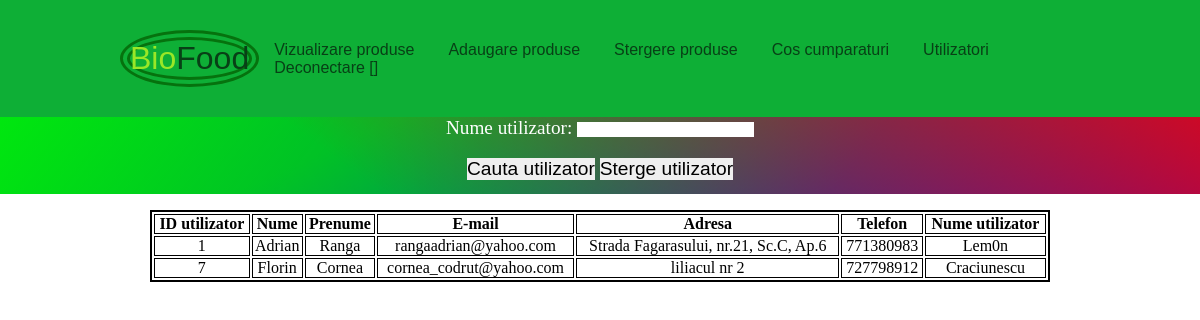
/utilizatori.php, run on the app's committed database.
### tables this page shows
CREATE TABLE `utilizatori` (
  `ID_UTILIZATOR` int(11) NOT NULL,
  `NUME` varchar(255) NOT NULL COMMENT 'Numele utilizatorului',
  `PRENUME` varchar(255) NOT NULL COMMENT 'Prenumele utilizatorului',
  `E-MAIL` varchar(255) NOT NULL COMMENT 'Adresa de e-mail a clientului',
  `PAROLA` varchar(255) NOT NULL COMMENT 'Parola utilizatorului',
  `ADRESA` varchar(255) NOT NULL COMMENT 'Adresa de livrare a comenzii',
  `TELEFON` int(10) NOT NULL COMMENT 'Numarul de telefon al clientului',
  `TIP_UTILIZATOR` varchar(20) NOT NULL COMMENT 'Tipul utilizatorului admin/client',
  `NUME_UTILIZATOR` varchar(255) NOT NULL COMMENT 'Numele cu care utilizatorul se autentifica'
);

### utilizatori.php (the view, shortened to what this page needs)
<?php
    require_once "conexiune.php";
?>
<!DOCTYPE html>
<html lang="en">
<head>
    <link rel="stylesheet" href="adminStyle.css" type="text/css">
</head>
<body>
    <header>
        <a href="index_admin.php" class="logo" alt='logo' style="color: hsl(135, 78%, 14%);"><span
                style="color: hsl(84, 80%, 53%);">Bio</span>Food</a>
        <nav>
            <ul class="nav_link">
                <li><a href="index_admin.php">Vizualizare produse</a></li>
                <li><a href="adaugaProdus.php">Adaugare produse</a></li>
                <li><a href="stergeProdus.php">Stergere produse</a></li>
                <li><a href="coscumparaturi.php">Cos cumparaturi</a></li>
                <li><a href="utilizatori.php">Utilizatori</a></li>
                <li><a href="deconectare.php" id="delog"> Deconectare [<?php echo $_SESSION['AdminUtilizator'];?>]</a></li>
            </ul>
        </nav>
    </header>
    <div id="utilizatori">
        <form action="" method="post">
            <div>
                <label for="Nutilizator">Nume utilizator:</label>
                <input type="text" id="Nutilizator" name="Nutilizator">
            </div>
            <div id="cautaStergeUtilizator">
                <button type="submit" name="cautaUtilizator">Cauta utilizator</button>
                <button type="submit" name="stergeUtilizator">Sterge utilizator</button>
            </div>
        </form>
    </div>
    <table>
                <tr>
                    <th>ID utilizator</th>
                    <th>Nume</th>
                    <th>Prenume</th>
                    <th>E-mail</th>
                    <th>Adresa</th>
                    <th>Telefon</th>
                    <th>Nume utilizator</th>
                </tr>
        <?php
            $afiseazaUtilizatori = "SELECT * FROM `utilizatori`";
            $rezultat = mysqli_query($conn,$afiseazaUtilizatori) or die (mysqli_error($conn));
        while($element = mysqli_fetch_array($rezultat, MYSQLI_ASSOC)){ ?>
                    <tr>
                        <td><?php echo $element['ID_UTILIZATOR']; ?></td><td><?php echo $element['NUME']; ?></td><td><?php echo $element['PRENUME']; ?></td>
                        <td><?php echo $element['E-MAIL']; ?></td><td><?php echo $element['ADRESA']; ?></td><td><?php echo $element['TELEFON'] ?></td>
                        <td><?php echo $element['NUME_UTILIZATOR'] ?></td>
                    </tr>
                    <?php } ?>
    </table>
</body>
</html>

### adminStyle.css (style rules this page uses)
* { margin: 0; padding: 0; border: 0; box-sizing: border-box; }
body table tr,th,td { border: 1px solid black; text-align: center; }
table { border: 2px solid black; width:75%; margin:1em auto; }
li, a, button { font-family: 'Montserrat', sans-serif; font-weight: 500; font-size: 1em; text-decoration: none; }
header { display: flex; justify-content: space-between; align-items: center; padding: 30px 10%; background-color: hsl(135, 85%, 37%); }
.logo { cursor: pointer; font-size: 2em; border: 10px double hsla(120, 92%, 20%, 0.788); border-radius: 50%; }
.nav_link { list-style-type: none; }
.nav_link li { display: inline-block; padding: 0px 15px; }
.nav_link li a { transition: all 0.3s ease 0s; color: hsl(135, 78%, 14%); }
div#utilizatori { background: linear-gradient(217deg, rgba(255,0,0,.8), rgba(255,0,0,0) 70.71%), linear-gradient(127deg, rgba(0,255,0,.8), rgba(0,255,0,0) 70.71%), linear-gradient(336deg, rgba(0,0,255,.8), rgba(0,0,255,0) 70.71%); background-color: #018749; width: 100%; height: 4em; color: white; font-size: 1.2em; }
div#utilizatori div { margin: 0 25%; text-align: center; }
div#utilizatori div#cautaStergeUtilizator { margin: 1em 25%; }

### data on the page
utilizatori: ID_UTILIZATOR "1", NUME "Adrian", PRENUME "Ranga", value "rangaadrian@yahoo.com", ADRESA "Strada Fagarasului, nr.21, Sc.C, Ap.6", TELEFON "771380983", NUME_UTILIZATOR "Lem0n"
utilizatori: ID_UTILIZATOR "7", NUME "Florin", PRENUME "Cornea", value "cornea_codrut@yahoo.com", ADRESA "liliacul nr 2", TELEFON "727798912", NUME_UTILIZATOR "Craciunescu"
